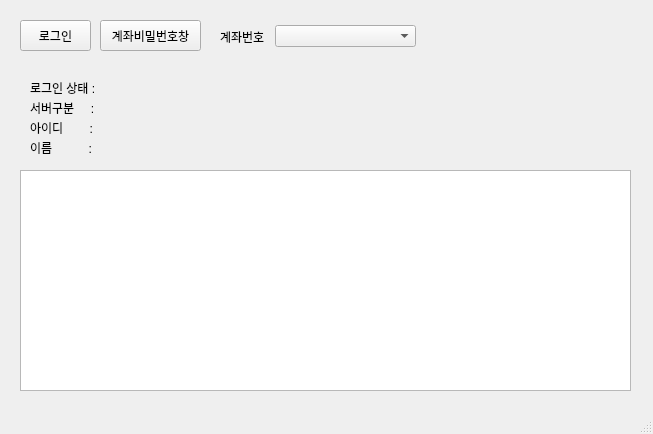
<?xml version="1.0" encoding="UTF-8"?>
<ui version="4.0">
 <class>MainWindow</class>
 <widget class="QMainWindow" name="MainWindow">
  <property name="geometry">
   <rect>
    <x>0</x>
    <y>0</y>
    <width>653</width>
    <height>434</height>
   </rect>
  </property>
  <property name="windowTitle">
   <string>로그인</string>
  </property>
  <widget class="QWidget" name="centralwidget">
   <widget class="QPushButton" name="loginButton">
    <property name="geometry">
     <rect>
      <x>20</x>
      <y>20</y>
      <width>71</width>
      <height>31</height>
     </rect>
    </property>
    <property name="text">
     <string>로그인</string>
    </property>
   </widget>
   <widget class="QPushButton" name="accountWindowButton">
    <property name="geometry">
     <rect>
      <x>100</x>
      <y>20</y>
      <width>101</width>
      <height>31</height>
     </rect>
    </property>
    <property name="text">
     <string>계좌비밀번호창</string>
    </property>
   </widget>
   <widget class="QListView" name="listView">
    <property name="geometry">
     <rect>
      <x>20</x>
      <y>170</y>
      <width>611</width>
      <height>221</height>
     </rect>
    </property>
   </widget>
   <widget class="QLabel" name="loginStateLabel">
    <property name="geometry">
     <rect>
      <x>130</x>
      <y>80</y>
      <width>81</width>
      <height>16</height>
     </rect>
    </property>
    <property name="text">
     <string/>
    </property>
   </widget>
   <widget class="QComboBox" name="accountComboBox">
    <property name="geometry">
     <rect>
      <x>275</x>
      <y>25</y>
      <width>141</width>
      <height>22</height>
     </rect>
    </property>
   </widget>
   <widget class="QLabel" name="label">
    <property name="geometry">
     <rect>
      <x>220</x>
      <y>31</y>
      <width>56</width>
      <height>12</height>
     </rect>
    </property>
    <property name="text">
     <string>계좌번호</string>
    </property>
   </widget>
   <widget class="QLabel" name="label_2">
    <property name="geometry">
     <rect>
      <x>30</x>
      <y>80</y>
      <width>71</width>
      <height>16</height>
     </rect>
    </property>
    <property name="text">
     <string>로그인 상태 :</string>
    </property>
   </widget>
   <widget class="QLabel" name="label_3">
    <property name="geometry">
     <rect>
      <x>30</x>
      <y>100</y>
      <width>81</width>
      <height>16</height>
     </rect>
    </property>
    <property name="text">
     <string>서버구분     :</string>
    </property>
   </widget>
   <widget class="QLabel" name="label_4">
    <property name="geometry">
     <rect>
      <x>30</x>
      <y>120</y>
      <width>101</width>
      <height>16</height>
     </rect>
    </property>
    <property name="text">
     <string>아이디        :</string>
    </property>
   </widget>
   <widget class="QLabel" name="label_5">
    <property name="geometry">
     <rect>
      <x>30</x>
      <y>140</y>
      <width>121</width>
      <height>16</height>
     </rect>
    </property>
    <property name="text">
     <string>이름           :</string>
    </property>
   </widget>
   <widget class="QLabel" name="serverLabel">
    <property name="geometry">
     <rect>
      <x>130</x>
      <y>100</y>
      <width>81</width>
      <height>16</height>
     </rect>
    </property>
    <property name="text">
     <string/>
    </property>
   </widget>
   <widget class="QLabel" name="idLabel">
    <property name="geometry">
     <rect>
      <x>130</x>
      <y>120</y>
      <width>81</width>
      <height>16</height>
     </rect>
    </property>
    <property name="text">
     <string/>
    </property>
   </widget>
   <widget class="QLabel" name="nameLabel">
    <property name="geometry">
     <rect>
      <x>130</x>
      <y>140</y>
      <width>81</width>
      <height>16</height>
     </rect>
    </property>
    <property name="text">
     <string/>
    </property>
   </widget>
  </widget>
  <widget class="QMenuBar" name="menubar">
   <property name="geometry">
    <rect>
     <x>0</x>
     <y>0</y>
     <width>653</width>
     <height>21</height>
    </rect>
   </property>
  </widget>
  <widget class="QStatusBar" name="statusbar"/>
 </widget>
 <resources/>
 <connections/>
</ui>
